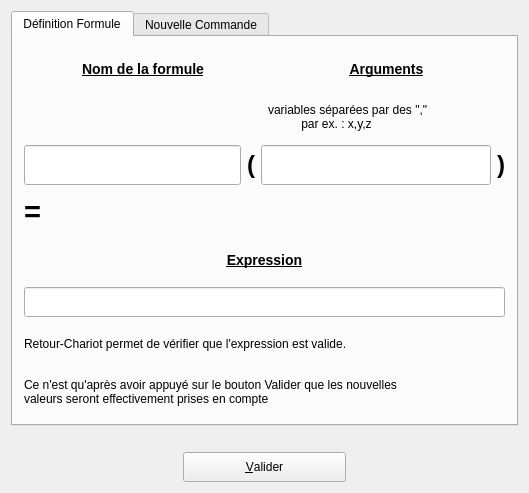
<ui version="4.0" >
 <class>DFormule</class>
 <widget class="QWidget" name="DFormule" >
  <property name="geometry" >
   <rect>
    <x>0</x>
    <y>0</y>
    <width>529</width>
    <height>493</height>
   </rect>
  </property>
  <property name="minimumSize" >
   <size>
    <width>505</width>
    <height>0</height>
   </size>
  </property>
  <property name="windowTitle" >
   <string>DMacro</string>
  </property>
  <layout class="QGridLayout" name="gridLayout_3" >
   <item row="0" column="0" >
    <widget class="QTabWidget" name="TWChoix" >
     <property name="currentIndex" >
      <number>0</number>
     </property>
     <widget class="QWidget" name="Formule" >
      <attribute name="title" >
       <string>Définition Formule</string>
      </attribute>
      <layout class="QGridLayout" >
       <item row="0" column="0" >
        <widget class="QLabel" name="textLabel1" >
         <property name="minimumSize" >
          <size>
           <width>0</width>
           <height>0</height>
          </size>
         </property>
         <property name="text" >
          <string>&lt;h3>&lt;p align="center">&lt;u>&lt;b>Nom de la formule&lt;/b>&lt;/u>&lt;/p>&lt;/h3></string>
         </property>
         <property name="wordWrap" >
          <bool>false</bool>
         </property>
        </widget>
       </item>
       <item row="6" column="0" colspan="2" >
        <widget class="QLabel" name="textLabel1_3" >
         <property name="text" >
          <string>Retour-Chariot permet de vérifier que l'expression est valide.</string>
         </property>
         <property name="wordWrap" >
          <bool>false</bool>
         </property>
        </widget>
       </item>
       <item row="2" column="0" colspan="2" >
        <layout class="QHBoxLayout" >
         <item>
          <widget class="QLineEdit" name="LENomFormule" >
           <property name="minimumSize" >
            <size>
             <width>0</width>
             <height>40</height>
            </size>
           </property>
          </widget>
         </item>
         <item>
          <layout class="QHBoxLayout" >
           <item>
            <widget class="QLabel" name="textLabel1_6" >
             <property name="text" >
              <string>&lt;h1>&lt;b>(&lt;/b>&lt;/h1></string>
             </property>
             <property name="wordWrap" >
              <bool>false</bool>
             </property>
            </widget>
           </item>
           <item>
            <widget class="QLineEdit" name="LENomsArgs" >
             <property name="minimumSize" >
              <size>
               <width>230</width>
               <height>40</height>
              </size>
             </property>
            </widget>
           </item>
           <item>
            <widget class="QLabel" name="textLabel1_6_2" >
             <property name="text" >
              <string>&lt;h1>&lt;b>)&lt;/b>&lt;/h1></string>
             </property>
             <property name="wordWrap" >
              <bool>false</bool>
             </property>
            </widget>
           </item>
          </layout>
         </item>
        </layout>
       </item>
       <item row="1" column="1" >
        <widget class="QLabel" name="textLabel2" >
         <property name="text" >
          <string>variables séparées par des ","
          par ex. : x,y,z</string>
         </property>
         <property name="wordWrap" >
          <bool>false</bool>
         </property>
        </widget>
       </item>
       <item row="7" column="0" colspan="2" >
        <widget class="QLabel" name="textLabel1_3_2" >
         <property name="text" >
          <string>Ce n'est qu'après avoir appuyé sur le bouton Valider que les nouvelles
valeurs seront effectivement prises en compte</string>
         </property>
         <property name="wordWrap" >
          <bool>false</bool>
         </property>
        </widget>
       </item>
       <item row="3" column="0" colspan="2" >
        <widget class="QLabel" name="textLabel2_2" >
         <property name="text" >
          <string>&lt;font size="+4" face="Helvetica">&lt;b>=&lt;/b>&lt;/font></string>
         </property>
         <property name="wordWrap" >
          <bool>false</bool>
         </property>
        </widget>
       </item>
       <item row="4" column="0" colspan="2" >
        <widget class="QLabel" name="textLabel1_5" >
         <property name="minimumSize" >
          <size>
           <width>0</width>
           <height>0</height>
          </size>
         </property>
         <property name="text" >
          <string>&lt;h3>&lt;p align="center">&lt;u>&lt;b>Expression&lt;/b>&lt;/u>&lt;/p>&lt;/h3></string>
         </property>
         <property name="wordWrap" >
          <bool>false</bool>
         </property>
        </widget>
       </item>
       <item row="5" column="0" colspan="2" >
        <widget class="QLineEdit" name="LECorpsFormule" >
         <property name="minimumSize" >
          <size>
           <width>0</width>
           <height>30</height>
          </size>
         </property>
        </widget>
       </item>
       <item row="0" column="1" >
        <widget class="QLabel" name="textLabel1_2" >
         <property name="text" >
          <string>&lt;h3>&lt;p align="center">&lt;u>&lt;b>Arguments&lt;/b>&lt;/u>&lt;/p>&lt;/h3></string>
         </property>
         <property name="wordWrap" >
          <bool>false</bool>
         </property>
        </widget>
       </item>
      </layout>
     </widget>
     <widget class="QWidget" name="Commande" >
      <attribute name="title" >
       <string>Nouvelle Commande</string>
      </attribute>
      <layout class="QGridLayout" name="gridLayout_4" >
       <item row="0" column="0" >
        <layout class="QGridLayout" name="gridLayout_2" >
         <item row="0" column="0" colspan="2" >
          <widget class="QLabel" name="textLabel1_4" >
           <property name="text" >
            <string>&lt;b>&lt;u>Commandes :&lt;/u>&lt;/b></string>
           </property>
           <property name="wordWrap" >
            <bool>false</bool>
           </property>
          </widget>
         </item>
         <item rowspan="2" row="0" column="4" >
          <widget class="QGroupBox" name="groupBox" >
           <property name="minimumSize" >
            <size>
             <width>171</width>
             <height>71</height>
            </size>
           </property>
           <property name="title" >
            <string>Affichage</string>
           </property>
           <layout class="QGridLayout" name="gridLayout" >
            <item row="0" column="0" >
             <widget class="QRadioButton" name="RBalpha" >
              <property name="minimumSize" >
               <size>
                <width>149</width>
                <height>16</height>
               </size>
              </property>
              <property name="maximumSize" >
               <size>
                <width>149</width>
                <height>16</height>
               </size>
              </property>
              <property name="text" >
               <string>alphabétique</string>
              </property>
              <property name="checked" >
               <bool>true</bool>
              </property>
             </widget>
            </item>
            <item row="1" column="0" >
             <widget class="QRadioButton" name="RBGroupe" >
              <property name="text" >
               <string>par groupe</string>
              </property>
             </widget>
            </item>
           </layout>
          </widget>
         </item>
         <item row="1" column="0" >
          <widget class="QLabel" name="textLabel6" >
           <property name="minimumSize" >
            <size>
             <width>91</width>
             <height>30</height>
            </size>
           </property>
           <property name="text" >
            <string>Filtre</string>
           </property>
           <property name="wordWrap" >
            <bool>false</bool>
           </property>
          </widget>
         </item>
         <item row="1" column="1" >
          <widget class="QLineEdit" name="LEFiltre" >
           <property name="minimumSize" >
            <size>
             <width>231</width>
             <height>30</height>
            </size>
           </property>
          </widget>
         </item>
         <item row="1" column="2" >
          <widget class="QPushButton" name="BNext" >
           <property name="minimumSize" >
            <size>
             <width>90</width>
             <height>30</height>
            </size>
           </property>
           <property name="text" >
            <string>Suivant</string>
           </property>
          </widget>
         </item>
         <item row="1" column="3" >
          <spacer name="horizontalSpacer_4" >
           <property name="orientation" >
            <enum>Qt::Horizontal</enum>
           </property>
           <property name="sizeHint" stdset="0" >
            <size>
             <width>108</width>
             <height>20</height>
            </size>
           </property>
          </spacer>
         </item>
        </layout>
       </item>
       <item row="1" column="0" >
        <widget class="QListWidget" name="LBNouvCommande" />
       </item>
       <item row="2" column="0" >
        <widget class="QLabel" name="textLabel4" >
         <property name="maximumSize" >
          <size>
           <width>721</width>
           <height>20</height>
          </size>
         </property>
         <property name="text" >
          <string>La commande choisie sera ajoutée APRES la commande courante</string>
         </property>
         <property name="wordWrap" >
          <bool>false</bool>
         </property>
        </widget>
       </item>
      </layout>
     </widget>
    </widget>
   </item>
   <item row="1" column="0" >
    <widget class="QLabel" name="Commentaire" >
     <property name="text" >
      <string/>
     </property>
     <property name="wordWrap" >
      <bool>false</bool>
     </property>
    </widget>
   </item>
   <item row="2" column="0" >
    <layout class="QHBoxLayout" name="horizontalLayout" >
     <item>
      <spacer name="horizontalSpacer" >
       <property name="orientation" >
        <enum>Qt::Horizontal</enum>
       </property>
       <property name="sizeHint" stdset="0" >
        <size>
         <width>158</width>
         <height>20</height>
        </size>
       </property>
      </spacer>
     </item>
     <item>
      <widget class="QPushButton" name="bOk" >
       <property name="minimumSize" >
        <size>
         <width>163</width>
         <height>30</height>
        </size>
       </property>
       <property name="toolTip" >
        <string>validation de la saisie</string>
       </property>
       <property name="text" >
        <string>&amp;Valider</string>
       </property>
       <property name="shortcut" >
        <string>Shift+A, Alt+A, Alt+A, Alt+A</string>
       </property>
      </widget>
     </item>
     <item>
      <spacer name="horizontalSpacer_2" >
       <property name="orientation" >
        <enum>Qt::Horizontal</enum>
       </property>
       <property name="sizeHint" stdset="0" >
        <size>
         <width>158</width>
         <height>20</height>
        </size>
       </property>
      </spacer>
     </item>
    </layout>
   </item>
  </layout>
 </widget>
 <layoutdefault spacing="6" margin="11" />
 <pixmapfunction>qPixmapFromMimeSource</pixmapfunction>
 <tabstops>
  <tabstop>LEFiltre</tabstop>
  <tabstop>LENomFormule</tabstop>
  <tabstop>LENomsArgs</tabstop>
  <tabstop>LECorpsFormule</tabstop>
  <tabstop>bOk</tabstop>
  <tabstop>TWChoix</tabstop>
  <tabstop>RBalpha</tabstop>
  <tabstop>RBGroupe</tabstop>
  <tabstop>LBNouvCommande</tabstop>
 </tabstops>
 <resources/>
 <connections/>
</ui>
